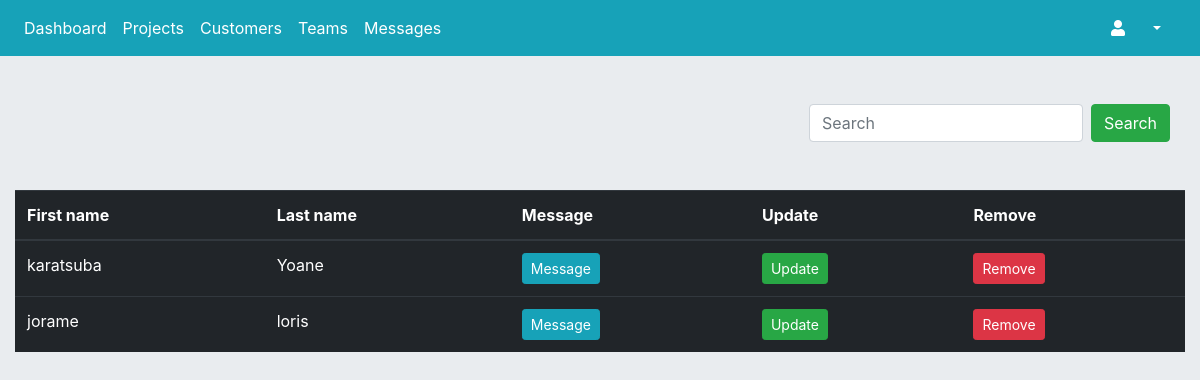
Page /manager/customers on the committed database.
### accounts/models.py (models this page shows)
class Account(AbstractUser):
    username = models.CharField(unique=False, max_length=50)
    is_admin = models.BooleanField('admin status', default=False)
    is_manager = models.BooleanField('manager status', default=False)
    is_customer = models.BooleanField('customer status', default=False)
    email = models.EmailField(unique=True)
    USERNAME_FIELD = 'email'
    REQUIRED_FIELDS = []

### managers/views.py (the view)
# urls.py: path('customers', manager_view.ManagerCustomersView.as_view(), name='manager_customer'),
class ManagerCustomersView(TemplateView):
    model = Manager
    template_name = 'managers/manager_customers.html'
    def get_context_data(self, **kwargs):
        context = super().get_context_data(**kwargs)
        context['customers'] = Account.objects.filter(is_customer=True)
        return context

### templates/managers/manager_customers.html (shortened to what this page needs)
{% extends 'managers/base.html' %}
{% block main %}
  <div class="container-fluid pt-5">
    <div class="col">
          <form class="form-inline d-flex justify-content-end">
            <input class="form-control mr-sm-2" type="search" placeholder="Search" aria-label="Search">
            <button class="btn btn-success my-2 my-sm-0" type="submit">Search</button>
          </form>
    </div>
    <div class="row">
        <div class="col pt-5">
             <table class="table table-dark">
              <thead>
              <tr>
                  <th scope="col">First name</th>
                  <th scope="col">Last name</th>
                  <th scope="col">Message</th>
                  <th scope="col">Update</th>
                  <th scope="col">Remove</th>
              </tr>
            </thead>
           {% for customer in customers %}
            <tr>
                <td>{{ customer.first_name }}</td>
                <td>{{ customer.last_name }}</td>
                <td><a class="btn btn-info btn-sm" href="#">Message</a></td>
                <td><a class="btn btn-success btn-sm" href="#">Update</a></td>
                <td><a class="btn btn-danger btn-sm" href="#">Remove</a></td>
            </tr>
           {% endfor %}
       </table>
        </div>
    </div>
  </div>
{% endblock %}

### templates/managers/base.html (style rules this page uses)
body { padding:0px;margin:0px; }

### rows in the picture
Account: first_name "karatsuba", last_name "Yoane"
Account: first_name "jorame", last_name "loris"
